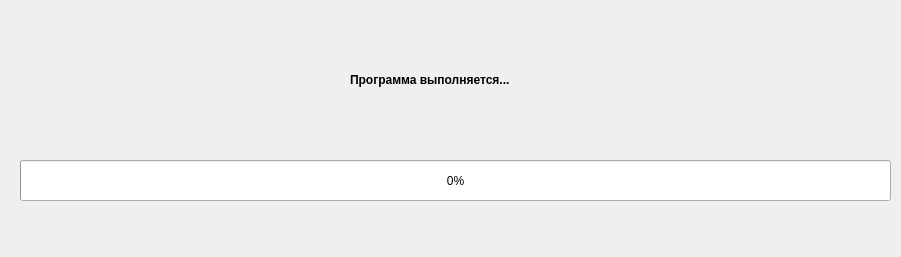
<?xml version="1.0" encoding="UTF-8"?>
<ui version="4.0">
 <class>Form</class>
 <widget class="QWidget" name="Form">
  <property name="geometry">
   <rect>
    <x>0</x>
    <y>0</y>
    <width>901</width>
    <height>257</height>
   </rect>
  </property>
  <property name="windowTitle">
   <string>Form</string>
  </property>
  <widget class="QProgressBar" name="progressBar">
   <property name="geometry">
    <rect>
     <x>20</x>
     <y>160</y>
     <width>871</width>
     <height>41</height>
    </rect>
   </property>
   <property name="value">
    <number>0</number>
   </property>
  </widget>
  <widget class="QLabel" name="label">
   <property name="geometry">
    <rect>
     <x>350</x>
     <y>60</y>
     <width>201</width>
     <height>41</height>
    </rect>
   </property>
   <property name="text">
    <string>&lt;html&gt;&lt;head/&gt;&lt;body&gt;&lt;p&gt;&lt;span style=&quot; font-weight:600;&quot;&gt;Программа выполняется...&lt;/span&gt;&lt;/p&gt;&lt;/body&gt;&lt;/html&gt;</string>
   </property>
  </widget>
 </widget>
 <resources/>
 <connections/>
</ui>
